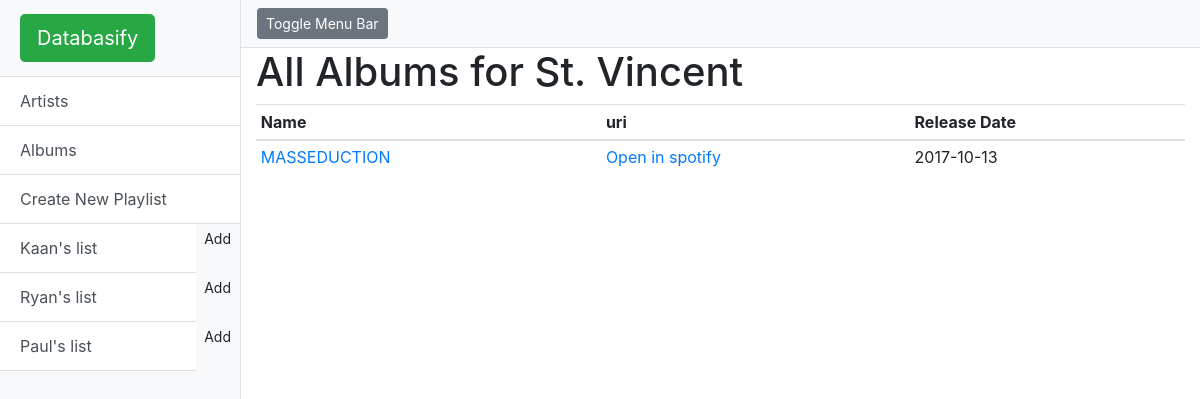
Page /artist/1/ on the committed database.
### model.py (models this page shows, shortened)
class Playlist(Base):
    __tablename__ = 'playlist'
    id = Column(Integer, primary_key=True)
    name = Column(String(50), nullable=False)
    user_id = Column(Integer, ForeignKey('user.id'), nullable=False)
    user = relationship(User)

class Artist(Base):
    __tablename__ = 'artist'  # Table in the database
    id = Column(Integer, primary_key=True)  # auto incremented
    uri = Column(String(50), nullable=False) #spotify:artist:6rqhFgbbKwnb9MLmUQDhG6
    name = Column(String(150), nullable=False)
    popularity = Column(Integer, nullable=False) #popularity of the artist
    followers = Column(Integer, nullable=False) #number of spotify followers

class Album(Base):
    __tablename__ = 'album'
    id = Column(Integer, primary_key=True)  # auto incremented
    uri = Column(String(50), nullable=False)# spotify:album:6rqhFgbbKwnb9MLmUQDhG6
    name = Column(String(150), nullable=False)
    release_date = Column(Date, nullable=False)
    artist_id = Column(Integer, ForeignKey('artist.id'), nullable=False)
    artist = relationship(Artist, backref="artist")

### start.py (the view)
@app.route('/artist/<int:artist_id>/', methods=['GET'])
def showAlbum(artist_id):
    artistName = session.query(Artist).filter_by(id=artist_id).one()
    albums = session.query(Album).filter_by(artist_id=artist_id)
    playlists = session.query(Playlist).all()
    return render_template(
        'artistAlbums.html',
        title='Albums',
        albums=albums,
        artistName=artistName, playlists=playlists)

### templates/artistAlbums.html
{% extends "layout.html" %}
{% block content %}
    <div class="container-fluid">
        <h1>All Albums for {{ artistName.name }}</h1>
        {% if albums.count()== 0 %}
        <div class="alert alert-danger" role="alert">
            There are no albums in the database!
        </div>
        {% else %}
        <table class="table table-sm table-hover">
            <thead>
            <tr>
                <th scope="col">Name</th>
                <th scope="col">uri</th>
                <th scope="col">Release Date</th>
            </tr>
            </thead>
            <tbody>
            {% for album in albums %}
            <tr>
                <td><a href="/album/{{ album.id }}">{{ album.name }}</a></td>
                <td><a href="{{ album.uri }}">Open in spotify</td>
                <td>{{ album.release_date }}</td>
            </tr>
            {% endfor %}
            </tbody>
        </table>
        {% endif %}
    </div>
{% endblock content %}

### templates/layout.html (shortened to what this page needs)
<!DOCTYPE html>
<html lang="en">
<head>
    <link href="/static/vendor/bootstrap/css/bootstrap.min.css" rel="stylesheet">
    <link href="/static/simple-sidebar.css" rel="stylesheet">
</head>
<body>
<div class="d-flex" id="wrapper">
    <div class="bg-light border-right" id="sidebar-wrapper">
        <div class="sidebar-heading"><a class="btn btn-success btn-lg" data-placement="top" data-toggle="tooltip"
                                        href="/" title="Goes to the main page">Databasify</a></div>
        <div class="list-group list-group-flush">
            <a class="list-group-item list-group-item-action btn btn-success" href="/artist" role="button">Artists</a>
            <a class="list-group-item list-group-item-action btn btn-success" href="/album" role="button">Albums</a>
            <a class="list-group-item list-group-item-action btn btn-success" href="/playlist/new/" role="button">Create
                New Playlist</a>
            {% for playlist in playlists %}
            <div aria-label="Modify Playlist" class="btn-group" role="group"></a>
                <a class="btn list-group-item list-group-item-action btn btn-light" href="/playlist/{{ playlist.id }}/"
                   role="button">{{ playlist.name }}</a>
                <a class="btn btn-sm" data-placement="top" data-toggle="tooltip"
                   href="/playlist/{{ playlist.id }}/new/searchsong" role="button"
                   title="Add a new song into {{ playlist.name }} playlist">Add</a>
            </div>
            {% endfor %}
        </div>
    </div>
    <div id="page-content-wrapper">
        <nav class="navbar navbar-expand-lg navbar-light bg-light border-bottom">
            <button class="btn btn-secondary btn-sm" id="menu-toggle">Toggle Menu Bar</button>&nbsp;
        </nav>
        {% block content %}{% endblock %}
    </div>
</div>
</body>
</html>

### static/simple-sidebar.css (style rules this page uses)
body { overflow-x: hidden; }
#sidebar-wrapper { min-height: 100vh; margin-left: -15rem; -webkit-transition: margin .25s ease-out; -moz-transition: margin .25s ease-out; -o-transition: margin .25s ease-out; transition: margin .25s ease-out; }
#sidebar-wrapper .sidebar-heading { padding: 0.875rem 1.25rem; font-size: 1.2rem; }
#sidebar-wrapper .list-group { width: 15rem; }
#page-content-wrapper { min-width: 100vw; }
@media (min-width: 768px) { #sidebar-wrapper { margin-left: 0; } }
@media (min-width: 768px) { #page-content-wrapper { min-width: 0; width: 100%; } }

### rows in the picture
Playlist: name "Kaan's list"
Playlist: name "Ryan's list"
Playlist: name "Paul's list"
Artist: name "St. Vincent"
Album: name "MASSEDUCTION", release_date "2017-10-13"
